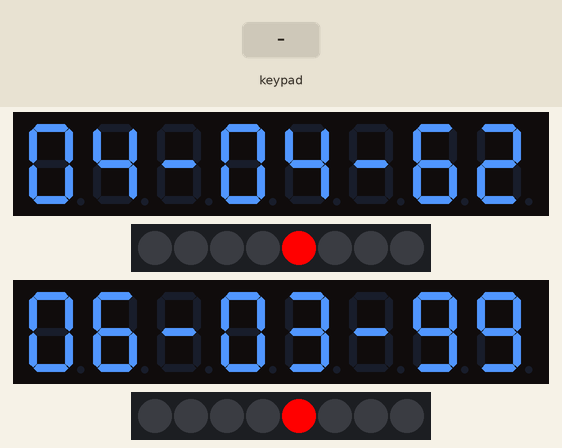
Recording of a sketch running on a simulated Arduino Uno, built with avr-gcc and run on an emulated ATmega328P. Shown: 2 × 8-digit seven-segment display, 2 × 8 RGB LEDs in strip order, left to right. Inputs (shaded band) come from the test bench.

Above: at 1.2 s.
1.3 s: key '4' pressed
At 2.28 s:
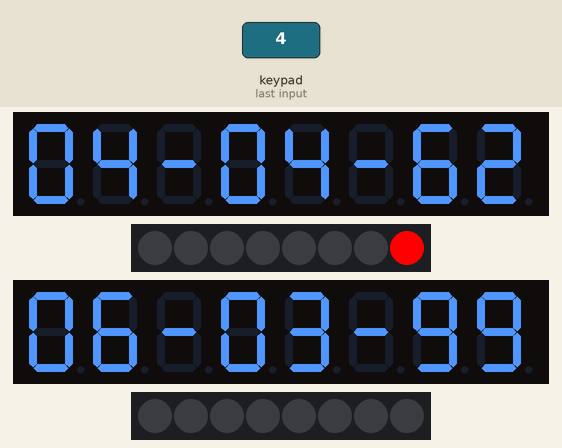
3.6 s: key '4' pressed
At 6.1 s:
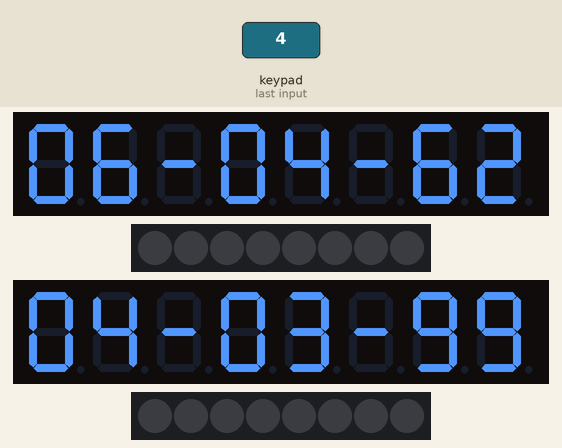
6.5 s: keypad keys 1 2 pressed 0.4 s apart
At 9.0 s:
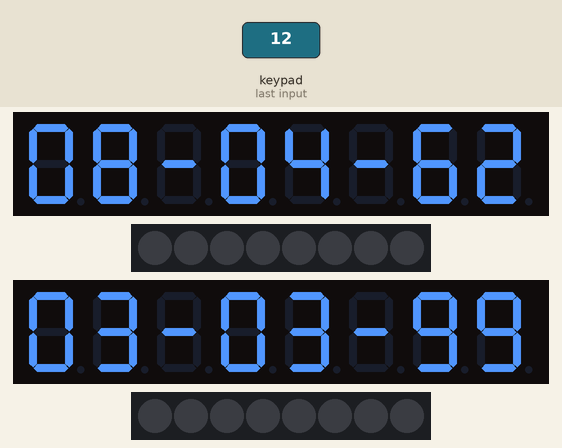
9.1 s: keypad keys 2 5 pressed 0.4 s apart
At 12.1 s:
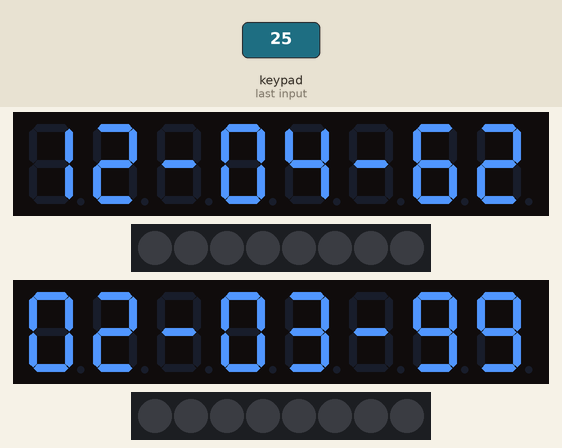
Timing chart, 0 to 13.6 s (numbered marks = the images above; inputs shaded):
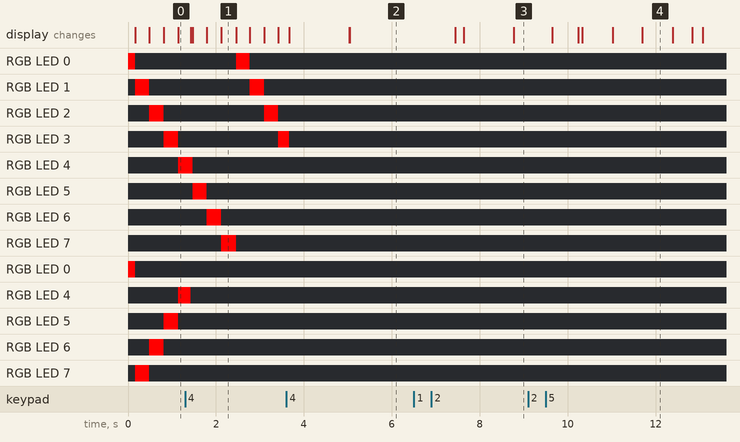

The sketch:

time-machine.ino
```cpp
// https://github.com/rjbatista/tm1638-library
#include <TM1638.h>

#include <DateDisplay.h>

// data pin 8, clock pin 9, strobe pin 6/7, activate, brightness 0-7
TM1638 mid_board(8, 9, 6, true, 0);
TM1638 top_board(8, 9, 7, true, 0);

DateDisplay date_top(&top_board, 4, 4, 1962, true); // is_forwards = true
DateDisplay date_mid(&mid_board, 6, 3, 1999, false);

void setup() {
}

void loop() {
  date_top.processButtons();
  date_top.update();
  date_top.display();

  date_mid.processButtons();
  date_mid.update();
  date_mid.display();
}
```
